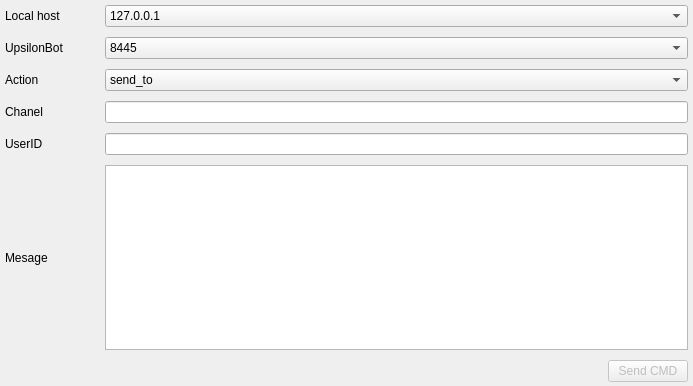
<?xml version="1.0" encoding="UTF-8"?>
<ui version="4.0">
 <class>Dialog</class>
 <widget class="QDialog" name="Dialog">
  <property name="geometry">
   <rect>
    <x>0</x>
    <y>0</y>
    <width>693</width>
    <height>386</height>
   </rect>
  </property>
  <property name="sizePolicy">
   <sizepolicy hsizetype="MinimumExpanding" vsizetype="MinimumExpanding">
    <horstretch>0</horstretch>
    <verstretch>0</verstretch>
   </sizepolicy>
  </property>
  <property name="windowTitle">
   <string>Dialog</string>
  </property>
  <layout class="QGridLayout" name="gridLayout_2">
   <property name="leftMargin">
    <number>0</number>
   </property>
   <property name="topMargin">
    <number>5</number>
   </property>
   <property name="rightMargin">
    <number>0</number>
   </property>
   <property name="bottomMargin">
    <number>0</number>
   </property>
   <property name="horizontalSpacing">
    <number>0</number>
   </property>
   <property name="verticalSpacing">
    <number>10</number>
   </property>
   <item row="0" column="0">
    <layout class="QGridLayout" name="gridLayout">
     <property name="leftMargin">
      <number>5</number>
     </property>
     <property name="rightMargin">
      <number>5</number>
     </property>
     <property name="verticalSpacing">
      <number>10</number>
     </property>
     <item row="3" column="0" colspan="2">
      <layout class="QHBoxLayout" name="horizontalLayout_4">
       <item>
        <widget class="QLabel" name="chanelLabel">
         <property name="sizePolicy">
          <sizepolicy hsizetype="Fixed" vsizetype="Preferred">
           <horstretch>0</horstretch>
           <verstretch>0</verstretch>
          </sizepolicy>
         </property>
         <property name="minimumSize">
          <size>
           <width>100</width>
           <height>0</height>
          </size>
         </property>
         <property name="text">
          <string>Chanel</string>
         </property>
        </widget>
       </item>
       <item>
        <widget class="QLineEdit" name="chanelLineEdit"/>
       </item>
      </layout>
     </item>
     <item row="4" column="0" colspan="2">
      <layout class="QHBoxLayout" name="horizontalLayout_5">
       <item>
        <widget class="QLabel" name="userIDLabel">
         <property name="sizePolicy">
          <sizepolicy hsizetype="Fixed" vsizetype="Preferred">
           <horstretch>0</horstretch>
           <verstretch>0</verstretch>
          </sizepolicy>
         </property>
         <property name="minimumSize">
          <size>
           <width>100</width>
           <height>0</height>
          </size>
         </property>
         <property name="text">
          <string>UserID</string>
         </property>
        </widget>
       </item>
       <item>
        <widget class="QLineEdit" name="userIDLineEdit"/>
       </item>
      </layout>
     </item>
     <item row="6" column="1">
      <layout class="QHBoxLayout" name="horizontalLayout_7">
       <item>
        <spacer name="horizontalSpacer">
         <property name="orientation">
          <enum>Qt::Horizontal</enum>
         </property>
         <property name="sizeHint" stdset="0">
          <size>
           <width>40</width>
           <height>20</height>
          </size>
         </property>
        </spacer>
       </item>
       <item>
        <widget class="QPushButton" name="sendCMADPushButton">
         <property name="enabled">
          <bool>false</bool>
         </property>
         <property name="text">
          <string>Send CMD</string>
         </property>
        </widget>
       </item>
      </layout>
     </item>
     <item row="7" column="0" colspan="2">
      <spacer name="verticalSpacer">
       <property name="orientation">
        <enum>Qt::Vertical</enum>
       </property>
       <property name="sizeHint" stdset="0">
        <size>
         <width>20</width>
         <height>10</height>
        </size>
       </property>
      </spacer>
     </item>
     <item row="5" column="0" colspan="2">
      <layout class="QHBoxLayout" name="horizontalLayout_6">
       <item>
        <widget class="QLabel" name="messageLabel">
         <property name="sizePolicy">
          <sizepolicy hsizetype="Fixed" vsizetype="Preferred">
           <horstretch>0</horstretch>
           <verstretch>0</verstretch>
          </sizepolicy>
         </property>
         <property name="minimumSize">
          <size>
           <width>100</width>
           <height>0</height>
          </size>
         </property>
         <property name="text">
          <string>Mesage</string>
         </property>
        </widget>
       </item>
       <item>
        <widget class="QTextEdit" name="messageTextEdit"/>
       </item>
      </layout>
     </item>
     <item row="0" column="0" colspan="2">
      <layout class="QHBoxLayout" name="horizontalLayout">
       <item>
        <widget class="QLabel" name="hostLabel">
         <property name="sizePolicy">
          <sizepolicy hsizetype="Fixed" vsizetype="Preferred">
           <horstretch>0</horstretch>
           <verstretch>0</verstretch>
          </sizepolicy>
         </property>
         <property name="minimumSize">
          <size>
           <width>100</width>
           <height>0</height>
          </size>
         </property>
         <property name="text">
          <string>Local host</string>
         </property>
        </widget>
       </item>
       <item>
        <widget class="QComboBox" name="hostComboBox">
         <item>
          <property name="text">
           <string>127.0.0.1</string>
          </property>
         </item>
         <item>
          <property name="text">
           <string>104.154.228.185</string>
          </property>
         </item>
        </widget>
       </item>
      </layout>
     </item>
     <item row="1" column="0" colspan="2">
      <layout class="QHBoxLayout" name="horizontalLayout_2">
       <item>
        <widget class="QLabel" name="portLabel">
         <property name="sizePolicy">
          <sizepolicy hsizetype="Fixed" vsizetype="Preferred">
           <horstretch>0</horstretch>
           <verstretch>0</verstretch>
          </sizepolicy>
         </property>
         <property name="minimumSize">
          <size>
           <width>100</width>
           <height>0</height>
          </size>
         </property>
         <property name="text">
          <string>UpsilonBot</string>
         </property>
        </widget>
       </item>
       <item>
        <widget class="QComboBox" name="portComboBox">
         <item>
          <property name="text">
           <string>8445</string>
          </property>
         </item>
         <item>
          <property name="text">
           <string>8443</string>
          </property>
         </item>
        </widget>
       </item>
      </layout>
     </item>
     <item row="2" column="0" colspan="2">
      <layout class="QHBoxLayout" name="horizontalLayout_3">
       <item>
        <widget class="QLabel" name="actionLabel">
         <property name="sizePolicy">
          <sizepolicy hsizetype="Fixed" vsizetype="Preferred">
           <horstretch>0</horstretch>
           <verstretch>0</verstretch>
          </sizepolicy>
         </property>
         <property name="minimumSize">
          <size>
           <width>100</width>
           <height>0</height>
          </size>
         </property>
         <property name="text">
          <string>Action</string>
         </property>
        </widget>
       </item>
       <item>
        <widget class="QComboBox" name="actionComboBox">
         <item>
          <property name="text">
           <string>send_to</string>
          </property>
         </item>
        </widget>
       </item>
      </layout>
     </item>
    </layout>
   </item>
  </layout>
 </widget>
 <resources/>
 <connections/>
</ui>
